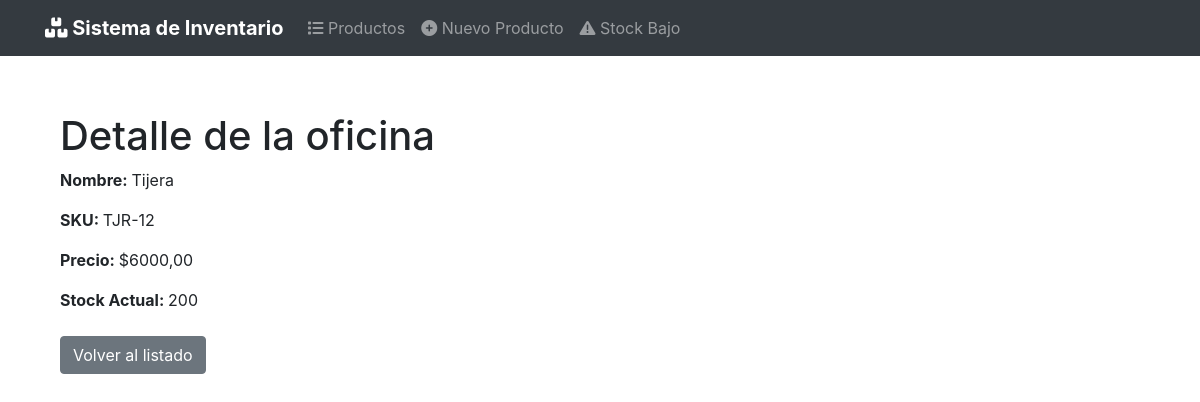
/6/, run on the app's committed database.
### productos/models.py (models this page shows, shortened)
class Producto(models.Model):
    nombre = models.CharField("Nombre", max_length=50)
    descripcion = models.CharField("Descripcion", max_length=200)
    precio = models.DecimalField("Precio", max_digits=10, decimal_places=2)
    sku = models.CharField("sku", max_length=20, unique=True)
    stock = models.IntegerField(default=0)
    stock_minimo = models.IntegerField(default=5, verbose_name="Stock Minimo")
    imagen = models.ImageField(
        "Imagen",
        upload_to=get_image_path,
        validators=[validate_image_size],
        blank=True,
        null=True,
        help_text="Formatos permitidos: jpg, png, gif. Tamaño maximo: 5MB"
    )
    fecha_creacion = models.DateTimeField("Fecha de creacion", auto_now_add=True)
    fecha_actualizacion = models.DateTimeField("Fecha de creacion", auto_now=True)
    class Meta:
        verbose_name = 'Producto'
        verbose_name_plural = 'Productos'
        ordering = ['nombre']

### productos/views.py (the view)
# urls.py: path('<int:pk>/', views.ProductoDetailView.as_view(), name='producto_detail'),
class ProductoDetailView(DetailView):
    model = Producto
    template_name = "productos/producto_detail.html"
    context_object_name = "producto"
    def get_context_data(self, **kwargs):
        context = super().get_context_data(**kwargs)
        context["movimientos"] = self.object.movimientos.all()[:10]
        context["form_ajuste"] = AjusteStockForm
        return context

### templates/productos/producto_detail.html
{% extends 'productos/base.html' %}
{% load bootstrap4 %}
{% load crispy_forms_tags %}
{% block content %}
    <div class="container">
        <h1>Detalle de la oficina</h1>
        <p><strong>Nombre: </strong>{{ producto.nombre }}</p>
        <p><strong>SKU: </strong>{{ producto.sku }}</p>
        <p><strong>Precio: </strong>${{ producto.precio }}</p>
        <p><strong>Stock Actual: </strong>{{ producto.stock }}</p>
        <div class="text-align mt-4">
            <a href="{% url 'productos:producto_list' %}" class="btn btn-secondary">Volver al listado</a>
        </div>
    </div>
{% endblock content %}

### data on the page
Producto: nombre "Tijera", sku "TJR-12", precio "6000,00", stock "200"
